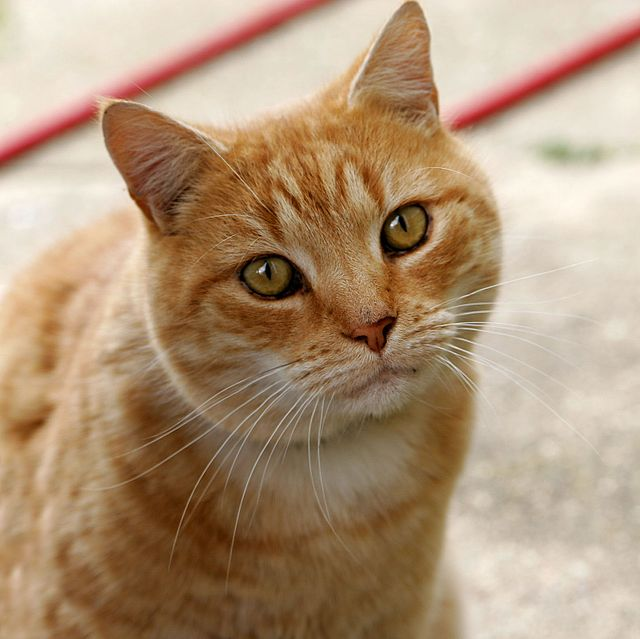
#> input picture Cognitive/Wed/Lab2/Week2_Images/Cat03.jpg, 640 x 639 px, found by its file name
$ python circle_mask.py
#> lines starting #> are read from the running program, lines starting #| are printed output that depends on the picture; after the words box and inside, x2 and y2 are one past the last pixel; in counts of white or black regions, pixels touching at a corner belong together
import cv2
import numpy as np

# [6 lines of commented-out code are left out]

image = cv2.imread("Cognitive\Wed\Lab2\Week2_Images\Cat03.jpg")
#> image is the input picture: shape (639, 640, 3); mean B, G, R 120.7, 148.8, 175.9

mask = np.zeros(image.shape[:2], dtype = "uint8")
(cX, cY) = (image.shape[1]//2, image.shape[0]//2)
#> cX = 320; cY = 319
cv2.circle(mask, (cX, cY), cX, 255, -1)
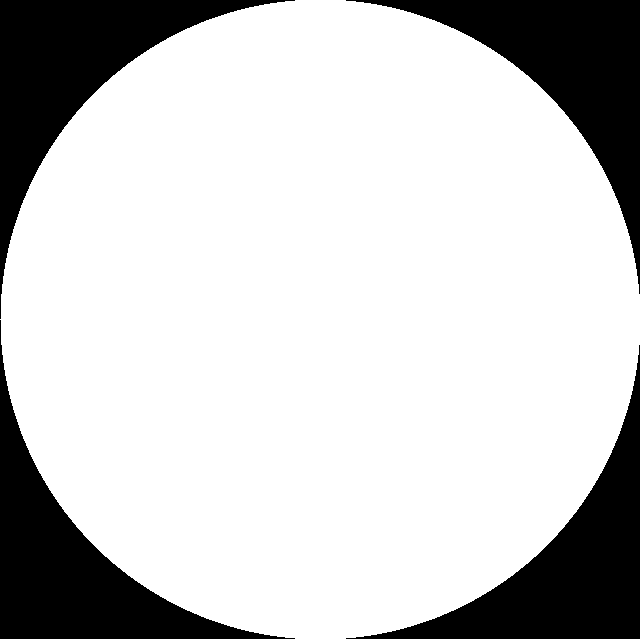
#> mask: shape (639, 640); 78.7% white; 4 black regions, box (x1, y1, x2, y2) and area: (0, 0, 295, 319) 21986, (0, 320, 295, 639) 21986, (346, 0, 640, 294) 21667, (346, 345, 640, 639) 21667

masked = cv2.bitwise_and(image, image, mask = mask)
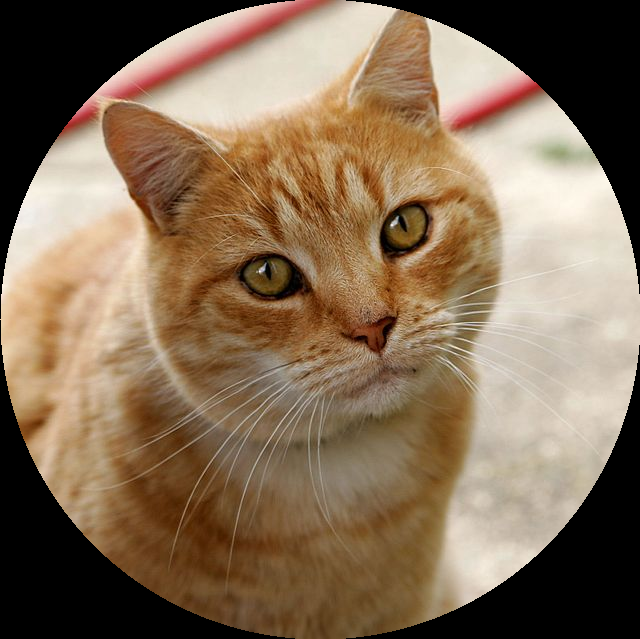
#> masked: shape (639, 640, 3); mean B, G, R 86.2, 109.8, 132.3
cv2.imshow("Mask Applied to Image", masked)
cv2.waitKey(0)

$ run again, with Cognitive/Wed/Lab2/Week2_Images/cat_image.png saved as Cognitive/Wed/Lab2/Week2_Images/Cat03.jpg
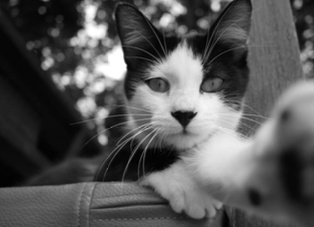
#> input picture Cognitive/Wed/Lab2/Week2_Images/cat_image.png, 314 x 227 px, found by its file name
#> image is the input picture: shape (227, 314, 3); min 0, max 255, mean 85.9
#> `cv2.circle(mask, (cX, cY), cX, 255, -1)`:
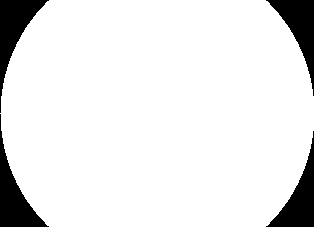
#> mask: shape (227, 314); 90.4% white; 4 black regions, box (x1, y1, x2, y2) and area: (0, 0, 49, 113) 1766, (0, 114, 49, 227) 1766, (266, 0, 314, 96) 1653, (266, 131, 314, 227) 1653
#> `masked = cv2.bitwise_and(image, image, mask = mask)`:
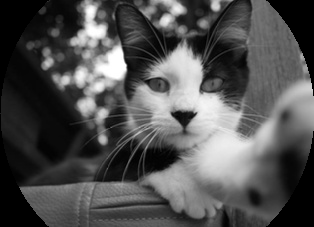
#> masked: shape (227, 314, 3); min 0, max 255, mean 81
